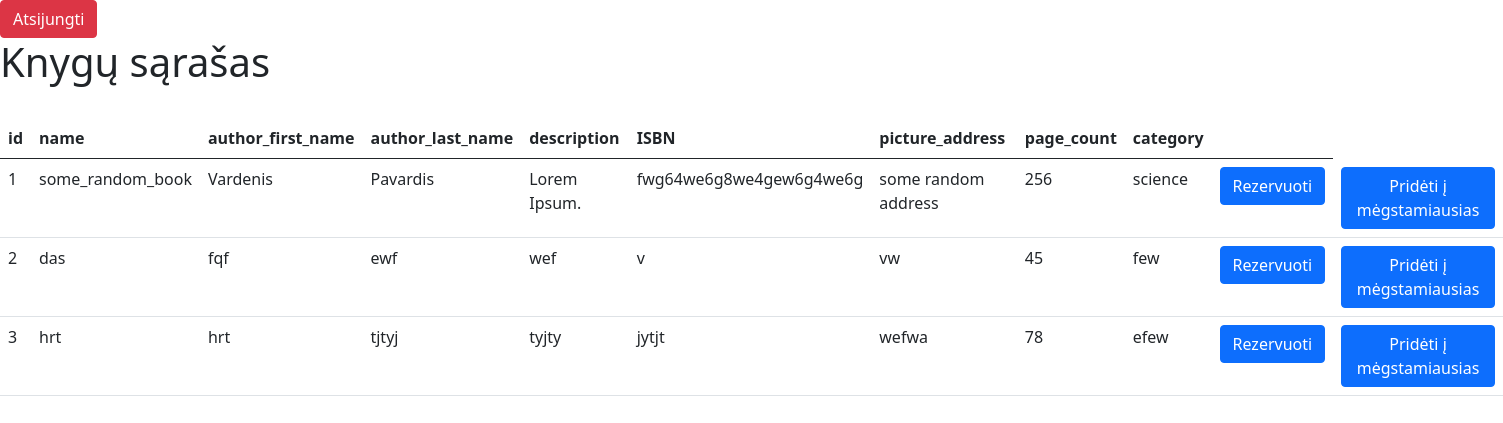
/views/reader_view.php (signed in), run on the app's committed database.
### tables this page shows
CREATE TABLE `books` (
  `id` int(5) NOT NULL,
  `name` varchar(50) NOT NULL,
  `author_first_name` varchar(20) NOT NULL,
  `author_last_name` varchar(30) NOT NULL,
  `description` varchar(200) NOT NULL,
  `ISBN` varchar(50) NOT NULL,
  `picture` varchar(100) NOT NULL,
  `page_count` int(4) NOT NULL,
  `category` varchar(50) NOT NULL
);

### views/reader_view.php (the view, shortened to what this page needs)
<!DOCTYPE html>
<html lang="en">
<head>
	<link href="https://cdn.jsdelivr.net/npm/bootstrap@5.0.2/dist/css/bootstrap.min.css" rel="stylesheet">
</head>
<body>
				<div class="ms-auto">
						<a href="../controllers/logout.php" class="float-right">
							<button type="button" class="btn btn-danger">Atsijungti</button>
						</a>
				</div>
	<h1>Knygų sąrašas</h1>
				<table class="table table-hover">
					<thead>
						<tr>
							<th>id</th>
							<th>name</th>
							<th>author_first_name</th>
							<th>author_last_name</th>
							<th>description</th>
							<th>ISBN</th>
							<th>picture_address</th>
							<th>page_count</th>
							<th>category</th>
							<th></th>
						</tr>
					</thead>
					<tbody>
					<?php
						include('../controllers/get_all_book_data_from_db.php');
						if (mysqli_num_rows($result) > 0){
							while($row = mysqli_fetch_assoc($result)) {
								echo "<tr>";
								echo "<td>" . $row["id"] . "</td>";
								echo "<td>" . $row["name"] . "</td>";
								echo "<td>" . $row["author_first_name"] . "</td>";
								echo "<td>" . $row["author_last_name"] . "</td>";
								echo "<td>" . $row["description"] . "</td>";
								echo "<td>" . $row["ISBN"] . "</td>";
								echo "<td>" . $row["picture"] . "</td>";
								echo "<td>" . $row["page_count"] . "</td>";
								echo "<td>" . $row["category"] . "</td>";
								echo "<td>";
							?>
							<form action="../controllers/reserve_book.php" method="post">
								<button class="btn btn-primary" type="submit" value="Pasirinkti">Rezervuoti</button>
								<input type="hidden" name="selected_book_id" value="<?php echo $row["id"] ?>"><br>
							</form>
							<?php
								echo "</td>";
								echo "<td>";
							?>
							<form action="../controllers/reserve_book.php" method="post">
								<button class="btn btn-primary" type="submit" value="Pasirinkti">Pridėti į mėgstamiausias</button>
								<input type="hidden" name="selected_book_id" value="<?php echo $row["id"] ?>"><br>
							</form>
							<?php
								echo "</td>";
								echo "</tr>";
							}
						}
						else {
							echo "0 results";
						}
					?>
					</tbody>
				</table>
</body>
</html>

### controllers/get_all_book_data_from_db.php (shortened to what this page needs)
<?php
include('open_db_connection.php');
echo "<br>";
	$sql_query = "SELECT `id`, `name`, `author_first_name`, `author_last_name`, `description`, `ISBN`, `picture`, `page_count`, `category` FROM `books`";
	$result = mysqli_query($connection, $sql_query);
?>

### data on the page
books: id "1", name "some_random_book", author_first_name "Vardenis", author_last_name "Pavardis", description "Lorem Ipsum.", ISBN "fwg64we6g8we4gew6g4we6g", picture "some random address", page_count "256", category "science"
books: id "2", name "das", author_first_name "fqf", author_last_name "ewf", description "wef", ISBN "v", picture "vw", page_count "45", category "few"
books: id "3", name "hrt", author_first_name "hrt", author_last_name "tjtyj", description "tyjty", ISBN "jytjt", picture "wefwa", page_count "78", category "efew"
